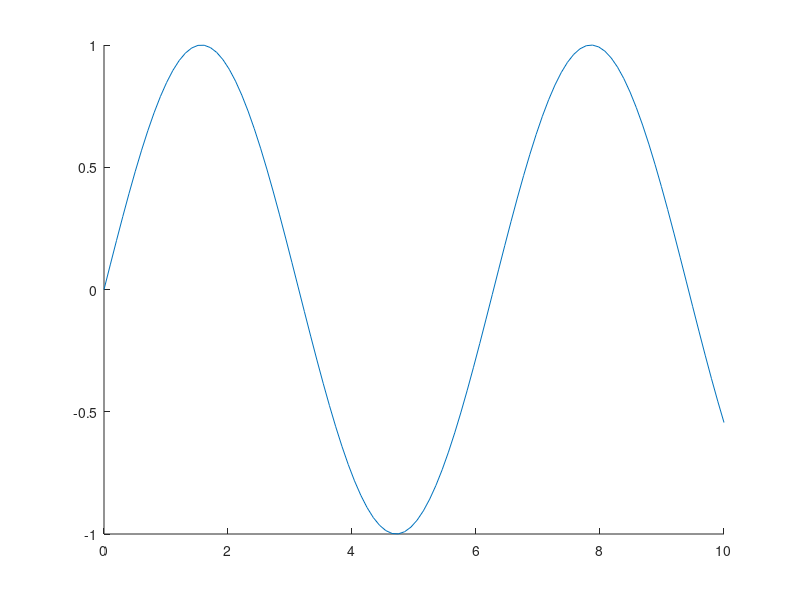

MATLAB code to generate this figure: (Note: this script raises an error after producing the figure.)
%=============================================================================
% Copyright (c) 2016-present Allan CORNET (Nelson)
%=============================================================================
% This file is part of the Nelson.
%=============================================================================
% LICENCE_BLOCK_BEGIN
% SPDX-License-Identifier: LGPL-3.0-or-later
% LICENCE_BLOCK_END
%=============================================================================
% <--ADV-CLI MODE-->
%=============================================================================
f = figure();
x = linspace(0,10);
y = sin(x);
R = line(x, y);
assert_isequal(R.Type, 'line');
%=============================================================================
P = properties(R);
REF = {'Children';       
'Color';          
'DisplayName';    
'LineStyle';      
'LineWidth';      
'Marker';         
'MarkerEdgeColor';
'MarkerFaceColor';
'MarkerSize';     
'Parent';         
'Tag';            
'Type';           
'UserData';       
'Visible';        
'XData';          
'XDataMode';      
'YData';          
'ZData'};
assert_isequal(P, REF);
%=============================================================================
figure();
t = linspace(0,10*pi,200);
x = sin(t);
y = cos(t);
z = t;
R = line(x, y, z);
view(3)
%=============================================================================
figure();
x = linspace(0,10);
y = sin(x);
line('XData',x,'YData',y)
%=============================================================================
figure();
x = [1 9];
y = [2 12];
line(x,y,'Color','red','LineStyle','--')
%=============================================================================
figure();
x = [3 2];
y = [15 12];
pl = line(x, y);
pl.Color = 'green';
pl.LineStyle = '--';
%=============================================================================
